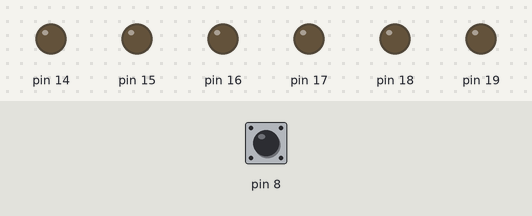
Recording of a sketch running on a simulated Arduino Uno, built with avr-gcc and run on an emulated ATmega328P. On the bench: output pins drawn as LEDs (lit = HIGH). Inputs (shaded band) come from the test bench; at power-on: pin 8 HIGH.

Above: at 1.2 s.
1.3 s: pin 8 pulled LOW for 0.15 s
At 2.0 s:
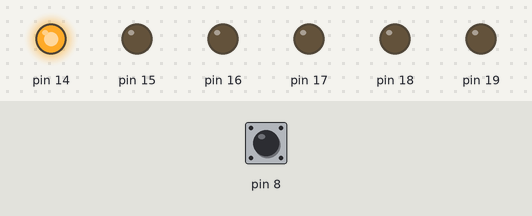
2.9 s: pin 8 pulled LOW for 1 s
At 3.2 s:
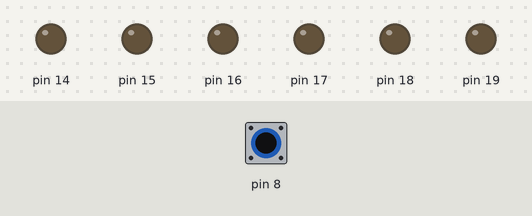
5.4 s: pin 8 pulled LOW for 3.2 s
At 6.3 s:
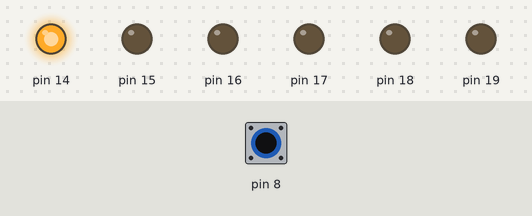
Timing chart, 0 to 8.4 s (numbered marks = the images above; inputs shaded):
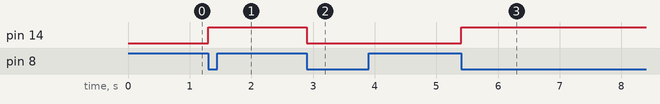

Measured:
- after the input at 1.3 s, pin 14: LOW → HIGH at once
- after the input at 2.9 s, pin 14: HIGH → LOW at once
- after the input at 5.4 s, pin 14: LOW → HIGH at once

The sketch:

lab_1_Ex_3.ino
```cpp
#include <avr/io.h>
#include <util/delay.h>
void setup() {
  // put your setup code here, to run once:
  //configure pins
  DDRB=0;
  DDRC=0XFF;

  //INTERNAL pull up res
  DDRB = DDRB & (~(1<<PB0));
  PORTB = PORTB | (1<<PB0);

  PORTC = 0;
}

void loop() {
  // put your main code here, to run repeatedly:

  delay(30);
  if(PINB&(0x01))
  {
    while(PINB&(0x01));

    PORTC=PORTC^(1<<PC0);
  }
}
```
